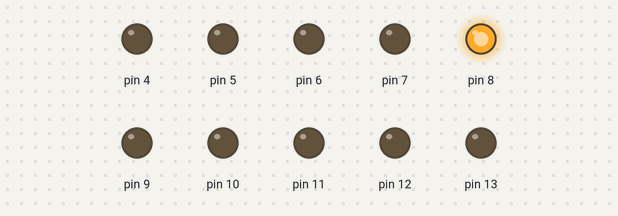
A sketch run on a simulated Arduino Uno, built with avr-gcc and run on an emulated ATmega328P. On the bench: output pins drawn as LEDs (lit = HIGH).

Above: at 0.7 s.
At 2.7 s:
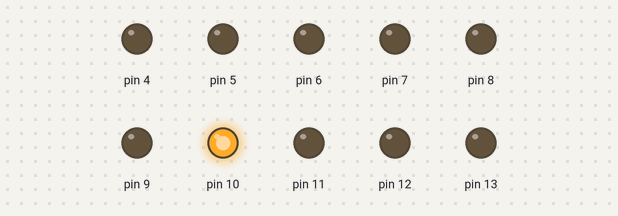
At 4.7 s:
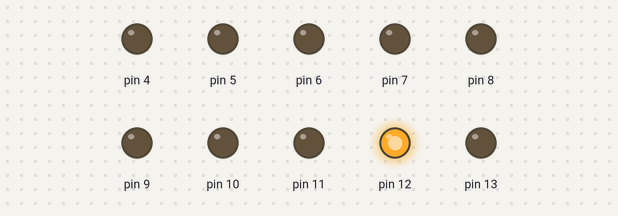
At 9.7 s:
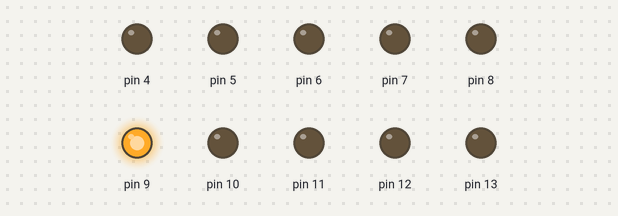
At 14.7 s:
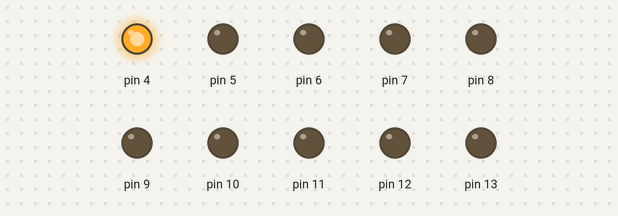
At 18.9 s:
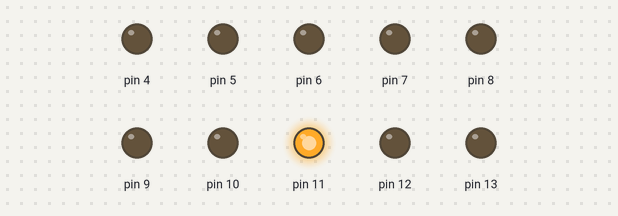
Timing chart, 0 to 19.8 s (numbered marks = the images above):
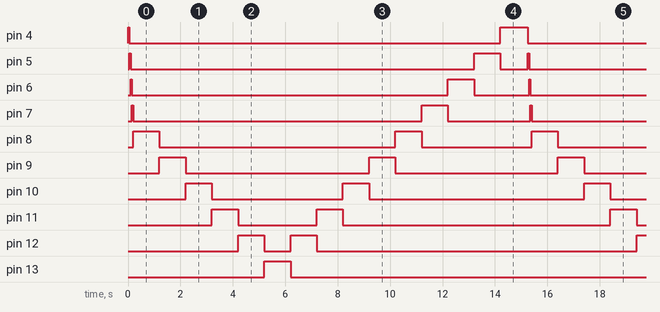

Measured:
- by itself, pin 4: repeats every 15.2 s: LOW 14.2 s, HIGH 1.1 s
- by itself, pin 5: repeats every 15.2 s: LOW 13.1 s, HIGH 1.0 s, LOW 1.1 s, HIGH 0.05 s
- by itself, pin 6: repeats every 15.2 s: LOW 12.1 s, HIGH 1.0 s, LOW 2.1 s, HIGH 0.05 s
- by itself, pin 7: repeats every 15.2 s: LOW 11.0 s, HIGH 1.0 s, LOW 3.2 s, HIGH 0.05 s
- by itself, pin 8: repeats every 15.2 s: LOW 9.0 s, HIGH 1.0 s, LOW 4.2 s, HIGH 1.0 s
- by itself, pin 9: alternates HIGH for 1.0 s and LOW for 7.0 s
- by itself, pin 10: repeats every 15.2 s: LOW 5.0 s, HIGH 1.0 s, LOW 8.2 s, HIGH 1.0 s
- by itself, pin 11: repeats every 15.2 s: LOW 3.0 s, HIGH 1.0 s, LOW 10.2 s, HIGH 1.0 s

The sketch:

KnightRider1.ino
```cpp
void setup() {
  //Knight Rider Lights #1
  //Read more in the README
  pinMode(4,OUTPUT);
  pinMode(5,OUTPUT);
  pinMode(6,OUTPUT);
  pinMode(7,OUTPUT);
  pinMode(8,OUTPUT);
  pinMode(9,OUTPUT);
  pinMode(10,OUTPUT);
  pinMode(11,OUTPUT);
  pinMode(12,OUTPUT);
  pinMode(13,OUTPUT);
}

void loop() {
  // put your main code here, to run repeatedly:
  digitalWrite(4,HIGH);
  delay(50);
  digitalWrite(4,LOW);

  digitalWrite(5,HIGH);
  delay(50);
  digitalWrite(5,LOW);

  digitalWrite(6,HIGH);
  delay(50);
  digitalWrite(6,LOW);

  digitalWrite(7,HIGH);
  delay(50);
  digitalWrite(7,LOW);

  digitalWrite(8,HIGH);
  delay(1000);
  digitalWrite(8,LOW);

  digitalWrite(9,HIGH);
  delay(1000);
  digitalWrite(9,LOW);

  digitalWrite(10,HIGH);
  delay(1000);
  digitalWrite(10,LOW);

  digitalWrite(11,HIGH);
  delay(1000);
  digitalWrite(11,LOW);

  digitalWrite(12,HIGH);
  delay(1000);
  digitalWrite(12,LOW);

  digitalWrite(13,HIGH);
  delay(1000);
  digitalWrite(13,LOW);

  digitalWrite(12,HIGH);
  delay(1000);
  digitalWrite(12,LOW);

  digitalWrite(11,HIGH);
  delay(1000);
  digitalWrite(11,LOW);

  digitalWrite(10,HIGH);
  delay(1000);
  digitalWrite(10,LOW);

  digitalWrite(9,HIGH);
  delay(1000);
  digitalWrite(9,LOW);

  digitalWrite(8,HIGH);
  delay(1000);
  digitalWrite(8,LOW);

  digitalWrite(7,HIGH);
  delay(1000);
  digitalWrite(7,LOW);

  digitalWrite(6,HIGH);
  delay(1000);
  digitalWrite(6,LOW);

  digitalWrite(5,HIGH);
  delay(1000);
  digitalWrite(5,LOW);

  digitalWrite(4,HIGH);
  delay(1000);
  digitalWrite(4,LOW);
}
```

KnightRider1_RawCPPFile.cpp
```cpp
void setup() {
  //Knight Rider Lights #1
  //Read more in the README
  pinMode(4,OUTPUT);
  pinMode(5,OUTPUT);
  pinMode(6,OUTPUT);
  pinMode(7,OUTPUT);
  pinMode(8,OUTPUT);
  pinMode(9,OUTPUT);
  pinMode(10,OUTPUT);
  pinMode(11,OUTPUT);
  pinMode(12,OUTPUT);
  pinMode(13,OUTPUT);
}

void loop() {
  // put your main code here, to run repeatedly:
  digitalWrite(4,HIGH);
  delay(50);
  digitalWrite(4,LOW);

  digitalWrite(5,HIGH);
  delay(50);
  digitalWrite(5,LOW);

  digitalWrite(6,HIGH);
  delay(50);
  digitalWrite(6,LOW);

  digitalWrite(7,HIGH);
  delay(50);
  digitalWrite(7,LOW);

  digitalWrite(8,HIGH);
  delay(1000);
  digitalWrite(8,LOW);

  digitalWrite(9,HIGH);
  delay(1000);
  digitalWrite(9,LOW);

  digitalWrite(10,HIGH);
  delay(1000);
  digitalWrite(10,LOW);

  digitalWrite(11,HIGH);
  delay(1000);
  digitalWrite(11,LOW);

  digitalWrite(12,HIGH);
  delay(1000);
  digitalWrite(12,LOW);

  digitalWrite(13,HIGH);
  delay(1000);
  digitalWrite(13,LOW);

  digitalWrite(12,HIGH);
  delay(1000);
  digitalWrite(12,LOW);

  digitalWrite(11,HIGH);
  delay(1000);
  digitalWrite(11,LOW);

  digitalWrite(10,HIGH);
  delay(1000);
  digitalWrite(10,LOW);

  digitalWrite(9,HIGH);
  delay(1000);
  digitalWrite(9,LOW);

  digitalWrite(8,HIGH);
  delay(1000);
  digitalWrite(8,LOW);

  digitalWrite(7,HIGH);
  delay(1000);
  digitalWrite(7,LOW);

  digitalWrite(6,HIGH);
  delay(1000);
  digitalWrite(6,LOW);

  digitalWrite(5,HIGH);
  delay(1000);
  digitalWrite(5,LOW);

  digitalWrite(4,HIGH);
  delay(1000);
  digitalWrite(4,LOW);
}
```
